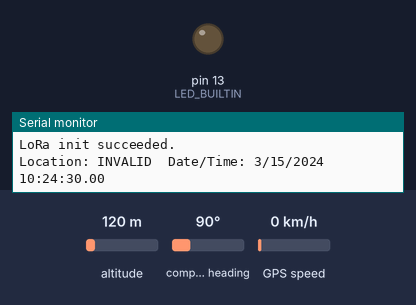
Recording of a sketch running on a simulated Arduino Leonardo, built with avr-gcc and run on an emulated ATmega32U4. Shown: output pins drawn as LEDs (lit = HIGH), the last lines printed to the serial monitor. The inputs (shaded band) are chosen by the test bench; at power-on: altitude 120 m, compass heading 90°, GPS speed 0 km/h. The GPS gets a fix after 3 s at 37.7749, -122.4194 with 8 satellites; no radio packets arrive unless stated.

Above: at 0.1 s.
At 3.1 s:
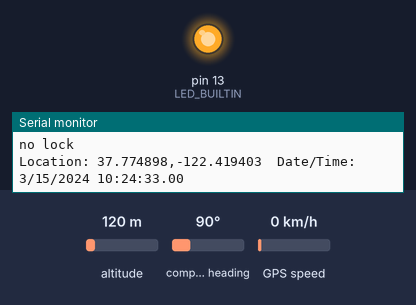
Timing chart, 0 to 4.6 s (numbered marks = the images above):
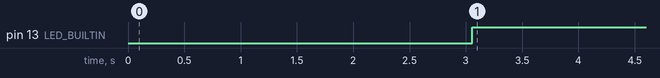

The sketch:

LoRa32u4_GPS.ino
```cpp
/*
  LoRa Duplex communication

  Sends a message every half second, and polls continually
  for new incoming messages. Implements a one-byte addressing scheme,
  with 0xFF as the broadcast address.

  Uses readString() from Stream class to read payload. The Stream class'
  timeout may affect other functuons, like the radio's callback. For an

  created 28 April 2017
  by Tom Igoe
*/
#include <SPI.h>              // include libraries
#include "LoRa.h"

const int csPin = 8;          // LoRa radio chip select
const int resetPin = 4;       // LoRa radio reset
const int irqPin = 7;         // change for your board; must be a hardware interrupt pin

String outgoing;              // outgoing message

byte msgCount = 0;            // count of outgoing messages
byte localAddress = 0xBB;     // address of this devicen
byte destination = 0xFF;      // destination to send to
long lastSendTime = 0;        // last send time
int interval = 2000;          // interval between sends

#include "TinyGPS++.h"
#include <SoftwareSerial.h>
/*
   This sample sketch demonstrates the normal use of a TinyGPS++ (TinyGPSPlus) object.
   It requires the use of SoftwareSerial, and assumes that you have a
   4800-baud serial GPS device hooked up on pins 4(rx) and 3(tx).
*/
static const int RXPin = 0, TXPin = 1;
static const uint32_t GPSBaud = 9600;

// The TinyGPS++ object
TinyGPSPlus gps;

void setup() {
  pinMode(LED_BUILTIN, OUTPUT);
  digitalWrite(LED_BUILTIN, LOW);
  Serial.begin(9600);                   // initialize serial
  Serial1.begin(GPSBaud);
  //while (!Serial);
  Serial.println("LoRa Duplex");

  // override the default CS, reset, and IRQ pins (optional)
  LoRa.setPins(csPin, resetPin, irqPin);// set CS, reset, IRQ pin

  if (!LoRa.begin(915E6)) {             // initialize ratio at 915 MHz
    Serial.println("LoRa init failed. Check your connections.");
    while (true);                       // if failed, do nothing
  }

  Serial.println("LoRa init succeeded.");
}

bool transmitFlag = false;
String message = "";
void loop() {
  while (Serial1.available() > 0) {
    if (gps.encode(Serial1.read())) {
      displayInfo();
      if (gps.location.isValid()) {
        message = String(gps.location.lat(), 6);
        message += ", ";
        message += String(gps.location.lng(), 6);
        message += '/n';
        transmitFlag = true;
        digitalWrite(LED_BUILTIN, true);
      } else {
        sendMessage("no lock\n");
        Serial.println("no lock\n");
      }
    }
    if (transmitFlag) {
      sendMessage(message);
      Serial.println(message);
      message = "";
      transmitFlag = false;
    }
  }

  // parse for a packet, and call onReceive with the result:
  onReceive(LoRa.parsePacket());
}

void sendMessage(String outgoing) {
  LoRa.beginPacket();                   // start packet
  LoRa.write(destination);              // add destination address
  LoRa.write(localAddress);             // add sender address
  LoRa.write(msgCount);                 // add message ID
  LoRa.write(outgoing.length());        // add payload length
  LoRa.print(outgoing);                 // add payload
  LoRa.endPacket();                     // finish packet and send it
  msgCount++;                           // increment message ID
}

void onReceive(int packetSize) {
  if (packetSize == 0) return;          // if there's no packet, return

  // read packet header bytes:
  int recipient = LoRa.read();          // recipient address
  byte sender = LoRa.read();            // sender address
  byte incomingMsgId = LoRa.read();     // incoming msg ID
  byte incomingLength = LoRa.read();    // incoming msg length

  String incoming = "";

  while (LoRa.available()) {
    incoming += (char)LoRa.read();
  }

  if (incomingLength != incoming.length()) {   // check length for error
    //Serial.println("error: message length does not match length");
    return;                             // skip rest of function
  }

  // if the recipient isn't this device or broadcast,
  if (recipient != localAddress && recipient != 0xFF) {
    Serial.println("This message is not for me.");
    return;                             // skip rest of function
  }

  // if message is for this device, or broadcast, print details:
  //Serial.println("Received from: 0x" + String(sender, HEX));
  //Serial.println("Sent to: 0x" + String(recipient, HEX));
  //Serial.println("Message ID: " + String(incomingMsgId));
  //Serial.println("Message length: " + String(incomingLength));
  //Serial.println("Message: " + incoming);
  //Serial.println("RSSI: " + String(LoRa.packetRssi()));
  //Serial.println("Snr: " + String(LoRa.packetSnr()));
  //Serial.println();
  Serial.print(incoming);
}


void displayInfo()
{
  Serial.print(F("Location: "));
  if (gps.location.isValid())
  {
    Serial.print(gps.location.lat(), 6);
    Serial.print(F(","));
    Serial.print(gps.location.lng(), 6);
  }
  else
  {
    Serial.print(F("INVALID"));
  }

  Serial.print(F("  Date/Time: "));
  if (gps.date.isValid())
  {
    Serial.print(gps.date.month());
    Serial.print(F("/"));
    Serial.print(gps.date.day());
    Serial.print(F("/"));
    Serial.print(gps.date.year());
  }
  else
  {
    Serial.print(F("INVALID"));
  }

  Serial.print(F(" "));
  if (gps.time.isValid())
  {
    if (gps.time.hour() < 10) Serial.print(F("0"));
    Serial.print(gps.time.hour());
    Serial.print(F(":"));
    if (gps.time.minute() < 10) Serial.print(F("0"));
    Serial.print(gps.time.minute());
    Serial.print(F(":"));
    if (gps.time.second() < 10) Serial.print(F("0"));
    Serial.print(gps.time.second());
    Serial.print(F("."));
    if (gps.time.centisecond() < 10) Serial.print(F("0"));
    Serial.print(gps.time.centisecond());
  }
  else
  {
    Serial.print(F("INVALID"));
  }

  Serial.println();
}
```

Measured:
- by itself, pin 13 (LED_BUILTIN): LOW → HIGH at 3.1 s
